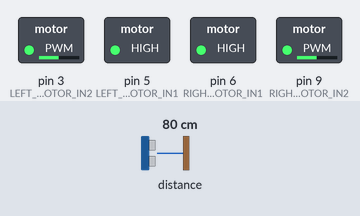
The sketch below on a simulated Arduino Uno, built with avr-gcc and run on an emulated ATmega328P. Shown: switched loads named in the sketch (green lamp = pin HIGH). The inputs (shaded band) are chosen by the test bench; at power-on: distance to the obstacle 80 cm.

Above: at 1.4 s.
1.5 s: distance to the obstacle set to 7 cm
3.0 s: distance to the obstacle set to 4 cm
At 4.6 s:
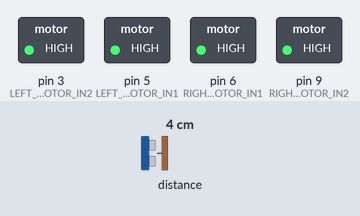
6.0 s: distance to the obstacle set to 9 cm
At 6.7 s:
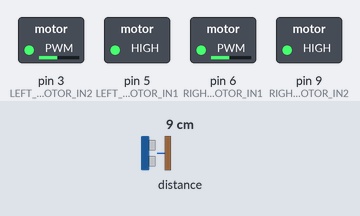
8.9 s: distance to the obstacle set to 2 cm
At 9.26 s:
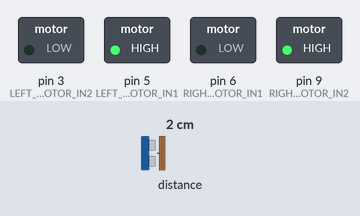
11.9 s: distance to the obstacle set to 18 cm
At 13.32 s:
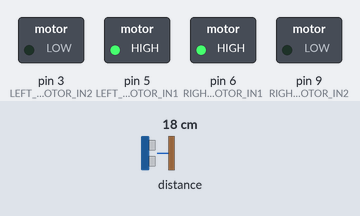
Timing chart, 0 to 14.9 s (numbered marks = the images above; inputs shaded):
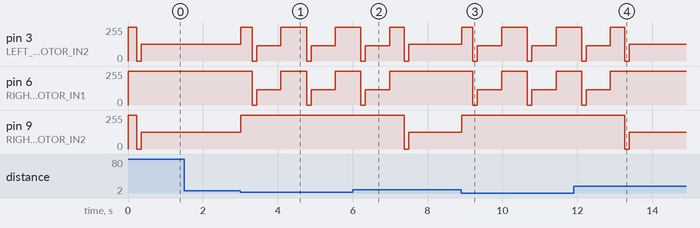

The sketch:

full_version.ino
```cpp
// Q-Rover Obstacle Avoidance - single-file version
// Arduino UNO Q + VL53L0X distance sensor + DRV8833 motor driver
//
// 분리된 버전(config / sensor / motor / behavior)과 동작이 같습니다.
// 전체 흐름을 한 파일로 보고 싶을 때 참고하세요.

#include <Wire.h>
#include <Adafruit_VL53L0X.h>

// =====================================================
// Config
// =====================================================

// DRV8833 motor driver pins
const int LEFT_MOTOR_IN1  = 5;
const int LEFT_MOTOR_IN2  = 3;
const int RIGHT_MOTOR_IN1 = 6;
const int RIGHT_MOTOR_IN2 = 9;

// VL53L0X sensor settings
const int SENSOR_I2C_ADDRESS = 0x29;
const int I2C_CLOCK = 100000;
const int STOP_DISTANCE_MM = 50;

// Motor speed (0 ~ 255)
const int DRIVE_SPEED = 130;
const int TURN_SPEED = 140;

// Timing (milliseconds)
const int MOTOR_START_TIME = 120;
const int TURN_180_TIME = 650;
const int STOP_TIME = 300;
const int SENSOR_INTERVAL = 50;

// =====================================================
// Sensor: obstacle detection
// =====================================================
Adafruit_VL53L0X distanceSensor;

void initializeSensor() {
  Wire.begin();
  Wire.setClock(I2C_CLOCK);
  delay(200);

  while (!distanceSensor.begin(SENSOR_I2C_ADDRESS, false, &Wire)) {
    delay(500);
  }
}

// Returns distance in mm. Returns -1 when the reading is invalid.
int readDistance() {
  VL53L0X_RangingMeasurementData_t measurement;
  distanceSensor.rangingTest(&measurement, false);

  if (measurement.RangeStatus == 4) {
    return -1;
  }

  return measurement.RangeMilliMeter;
}

// Returns true when an obstacle is within STOP_DISTANCE_MM.
bool isObstacleDetected(int distance) {
  return distance >= 0 && distance <= STOP_DISTANCE_MM;
}

// =====================================================
// Motor control
// =====================================================
bool isMovingForward = false;

// Positive: forward / Negative: backward / Zero: coast
void controlWheel(int in1, int in2, int motorSpeed) {
  motorSpeed = constrain(motorSpeed, -255, 255);

  if (motorSpeed > 0) {
    analogWrite(in1, 255);
    analogWrite(in2, 255 - motorSpeed);
  } else if (motorSpeed < 0) {
    analogWrite(in2, 255);
    analogWrite(in1, 255 + motorSpeed);
  } else {
    analogWrite(in1, 0);
    analogWrite(in2, 0);
  }
}

int getKickSpeed(int motorSpeed) {
  if (motorSpeed > 0) return 255;
  if (motorSpeed < 0) return -255;
  return 0;
}

void drive(int leftSpeed, int rightSpeed) {
  controlWheel(LEFT_MOTOR_IN1, LEFT_MOTOR_IN2, leftSpeed);
  controlWheel(RIGHT_MOTOR_IN1, RIGHT_MOTOR_IN2, rightSpeed);
}

void brake() {
  // Electrical brake: all motor-driver inputs HIGH
  analogWrite(LEFT_MOTOR_IN1, 255);
  analogWrite(LEFT_MOTOR_IN2, 255);
  analogWrite(RIGHT_MOTOR_IN1, 255);
  analogWrite(RIGHT_MOTOR_IN2, 255);
  isMovingForward = false;
}

void initializeMotors() {
  pinMode(LEFT_MOTOR_IN1, OUTPUT);
  pinMode(LEFT_MOTOR_IN2, OUTPUT);
  pinMode(RIGHT_MOTOR_IN1, OUTPUT);
  pinMode(RIGHT_MOTOR_IN2, OUTPUT);

  brake();
}

void startDrive(int leftSpeed, int rightSpeed) {
  // Full-power burst to overcome static friction
  drive(getKickSpeed(leftSpeed), getKickSpeed(rightSpeed));
  delay(MOTOR_START_TIME);
  drive(leftSpeed, rightSpeed);
}

void moveForward() {
  if (!isMovingForward) {
    startDrive(DRIVE_SPEED, DRIVE_SPEED);
    isMovingForward = true;
  }
}

void turnAround() {
  brake();
  delay(STOP_TIME);

  // Left wheel forward, right wheel backward
  startDrive(TURN_SPEED, -TURN_SPEED);
  delay(TURN_180_TIME);

  brake();
  delay(STOP_TIME);
}

// =====================================================
// Behavior: what to do after detection
// =====================================================
void updateMovement(int distance) {
  // An invalid/out-of-range reading (-1) is not treated as an obstacle,
  // so the rover keeps driving forward.
  if (isObstacleDetected(distance)) {
    turnAround();
  } else {
    moveForward();
  }
}

// =====================================================
// Main
// =====================================================
void setup() {
  initializeMotors();
  initializeSensor();
}

void loop() {
  // PART 1: Read distance from the sensor
  int distance = readDistance();

  // PART 2 & 3: Decide and execute the movement
  updateMovement(distance);

  delay(SENSOR_INTERVAL);
}
```

Measured:
- the behaviour switches between 6 and 5 cm on distance to the obstacle (found by bisection; images 0 and 1)
- after the input at 1.5 s, every drawn part: stays the same
- after the input at 3.0 s, pin 3 (LEFT_MOTOR_IN2): 125/255 → 255/255 at once, → 0/255 0.30 s later, → 115/255 0.12 s later, → 255/255 0.65 s later, … (7 changes in this stretch); pin 6 (RIGHT_MOTOR_IN1): 255/255 → 0/255 after 0.31 s, → 115/255 0.12 s later, → 255/255 0.65 s later, → 0/255 0.68 s later, … (6 changes in this stretch)
- after the input at 6.0 s, pin 6 (RIGHT_MOTOR_IN1): goes on until 7.0 s, then stays 255/255; pin 9 (RIGHT_MOTOR_IN2): 255/255 → 0/255 after 1.4 s, → 125/255 0.12 s later
- after the input at 8.9 s, pin 3 (LEFT_MOTOR_IN2): 125/255 → 255/255 at once, → 0/255 0.30 s later, → 115/255 0.12 s later, → 255/255 0.65 s later, … (7 changes in this stretch); pin 6 (RIGHT_MOTOR_IN1): 255/255 → 0/255 after 0.31 s, → 115/255 0.12 s later, → 255/255 0.65 s later, → 0/255 0.68 s later, … (6 changes in this stretch)
- after the input at 11.9 s, pin 6 (RIGHT_MOTOR_IN1): goes on until 12.9 s, then stays 255/255; pin 9 (RIGHT_MOTOR_IN2): 255/255 → 0/255 after 1.4 s, → 125/255 0.12 s later
